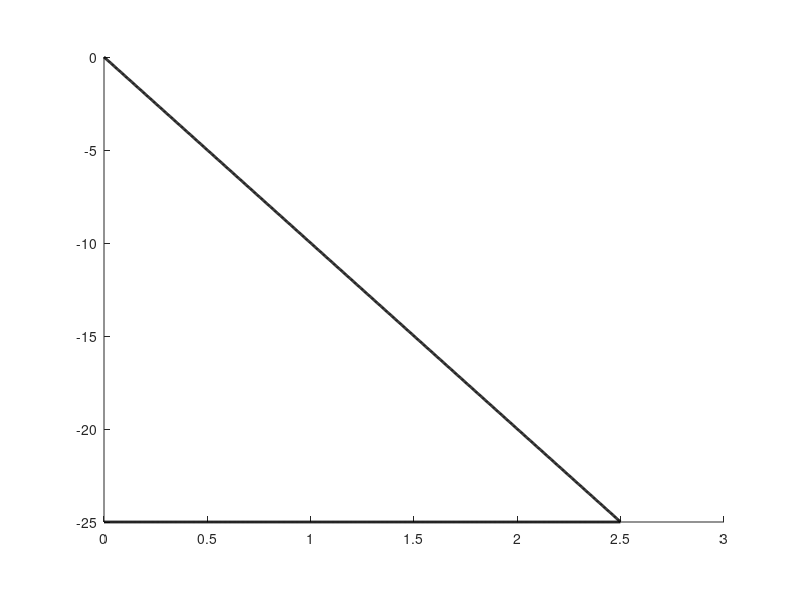

MATLAB code to generate this figure: (Note: this script raises an error after producing the figure.)
J = 1;
pmin = -25;

Mmax = -0.1*J*pmin;

% m = linspace(1,10);
% b = linspace(1,10);
% [M,B] = meshgrid(m,b);
% P = B/M;
% contour(M,B,P,'ShowText','on')

m = linspace(0,3*J, 1000);
p = linspace(0,-30, 1000);
[M,P] = meshgrid(m,p);
B = -8*P.*M*0.05;
p1 = -10*m/J;
B(P > p1) = nan;
B(P < pmin) = nan;

figure;
pbaspect([8,6,1])
set(gcf,'color','w');
set(gca, 'FontName', 'Helvetica');
p2 = pmin*ones([1, length(m)]);
p2(p2 > p1) = nan;
p1(p1 < pmin) = nan;

hold on;
plot(m, p2, 'LineWidth', 2, 'Color', 'black');
plot(m, p1, 'LineWidth', 2, 'Color', 'black');
xline(Mmax, '--', 'Alpha', 0.5)

colormap("summer")
[M, c] = contourf(M,P,B,horzcat(J, linspace(0, 24*J, 11)),'ShowText',true);
c.LineWidth = 2;
c.FaceAlpha = 0.5;
clabel(M,c, 'FontSize', 12)

text(J,pmin-1,"$p_\mathrm{min} = " + pmin + "$", 'Interpreter','latex', 'FontSize', 16, 'HorizontalAlignment','center')
text(2*J,pmin/2,"$p_\mathrm{max} = -10 \cdot \frac{M_\mathrm{e}}{J}$", 'Interpreter','latex', 'FontSize', 16, 'HorizontalAlignment','center', 'VerticalAlignment','top')


xlabel('$\frac{M_\mathrm{e}}{J}~\mathrm{[-]}$', 'Interpreter', 'latex', 'FontSize', 16)
ylabel('$p~\mathrm{[rad \cdot s^{-1}]}$', 'Interpreter', 'latex', 'FontSize', 16)

set(gca, 'Box', 'off', 'TickDir', 'out', 'TickLength', [.02 .02], ...
    'XMinorTick', 'on', 'YMinorTick', 'on', 'YGrid', 'on', ...
    'XColor', [.3 .3 .3], 'YColor', [.3 .3 .3], ...
    'LineWidth', 1)

set(gcf,'PaperPositionMode','auto')
export_fig("images/observer_controller_param_limits.png", "-png", "-m4", "-r300")

